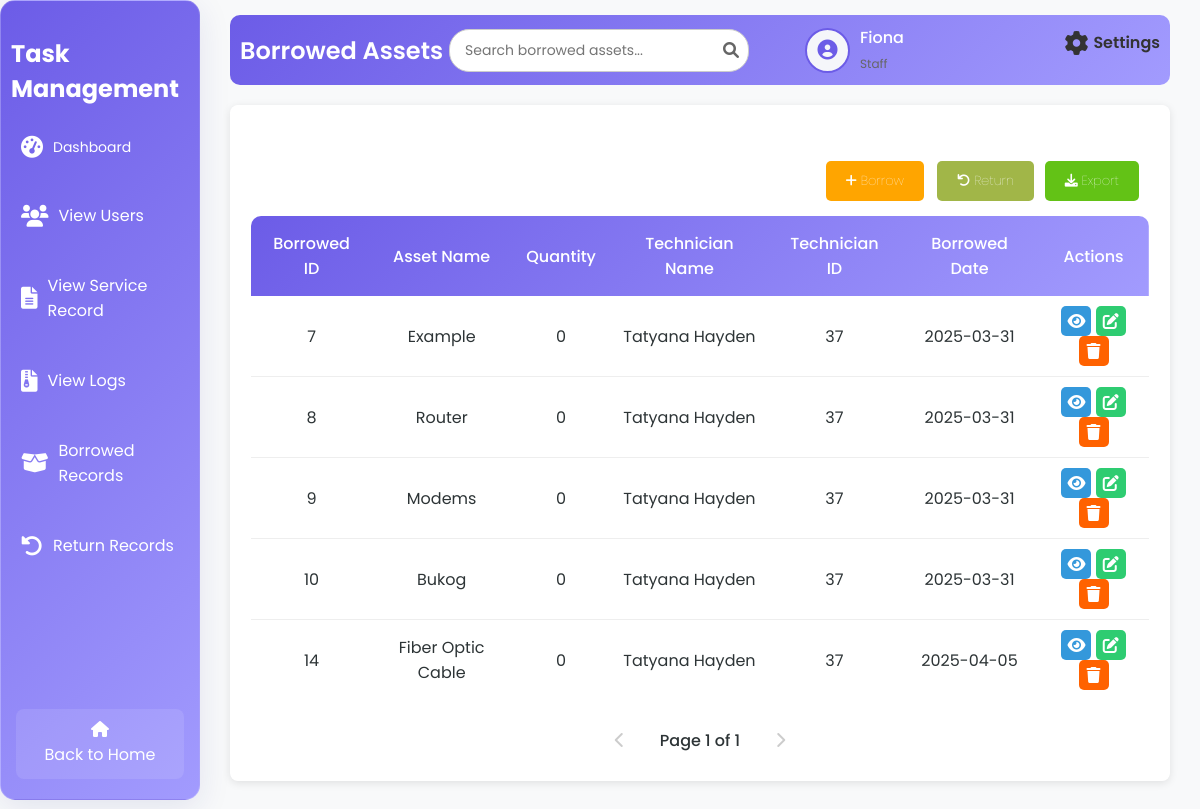
The page /borrowedT.php (signed in) on the database as committed earlier.
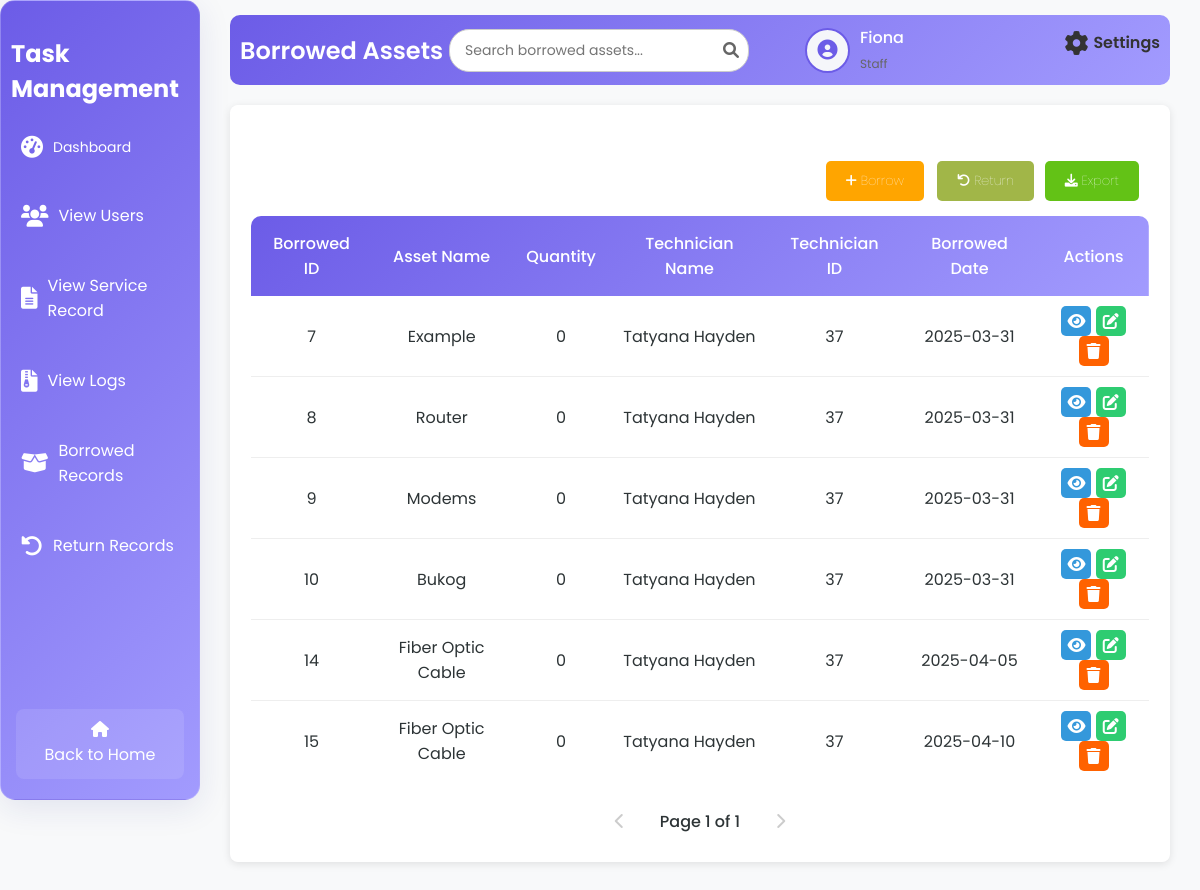
The same page on the database as committed later.
### tables this page shows
CREATE TABLE `tbl_borrowed` (
  `b_id` int(50) NOT NULL,
  `b_assets_name` varchar(100) NOT NULL,
  `b_quantity` int(50) NOT NULL,
  `b_technician_name` varchar(100) NOT NULL,
  `b_date` date NOT NULL,
  `b_technician_id` int(50) NOT NULL
);

### borrowedT.php (the view, shortened to what the changed rows need)
<?php
include 'db.php';
if ($conn) {
    $limit = 10;
    $page = isset($_GET['page']) ? (int)$_GET['page'] : 1;
    $offset = ($page - 1) * $limit;
    $sqlBorrowed = "SELECT b_id, b_assets_name, b_quantity, b_technician_name, b_technician_id, b_date
                    FROM tbl_borrowed
                    LIMIT ?, ?";
    $stmt = $conn->prepare($sqlBorrowed);
    $stmt->bind_param("ii", $offset, $limit);
    $stmt->execute();
    $resultBorrowed = $stmt->get_result();
} else {
    echo "Database connection failed.";
    exit();
}
?>
<!DOCTYPE html>
<html lang="en">
<head>
    <link rel="stylesheet" href="borrowedTA.css">
    <link rel="stylesheet" href="https://cdnjs.cloudflare.com/ajax/libs/font-awesome/6.0.0-beta3/css/all.min.css">
</head>
<body>
<div class="wrapper">
    <div class="sidebar glass-container">
        <h2>Task Management</h2>
    </div>
    <div class="container">
        <div class="upper">
            <h1>Borrowed Assets</h1>
        </div>
        <div class="table-box glass-container">
            <div class="borrowed">
                <table id="borrowedTable">
                    <thead>
                        <tr>
                            <th>Borrowed ID</th>
                            <th>Asset Name</th>
                            <th>Quantity</th>
                            <th>Technician Name</th>
                            <th>Technician ID</th>
                            <th>Borrowed Date</th>
                            <th>Actions</th>
                        </tr>
                    </thead>
                    <tbody id="tableBody">
                        <?php
                        if ($resultBorrowed && $resultBorrowed->num_rows > 0) {
                            while ($row = $resultBorrowed->fetch_assoc()) {
                                echo "<tr>
                                        <td>{$row['b_id']}</td>
                                        <td>" . (isset($row['b_assets_name']) ? htmlspecialchars($row['b_assets_name'], ENT_QUOTES, 'UTF-8') : 'N/A') . "</td>
                                        <td>{$row['b_quantity']}</td>
                                        <td>{$row['b_technician_name']}</td>
                                        <td>{$row['b_technician_id']}</td>
                                        <td>{$row['b_date']}</td>
                                        <td>
                                            <a class='view-btn' onclick=\"showViewModal('{$row['b_id']}', '" . htmlspecialchars($row['b_assets_name'], ENT_QUOTES, 'UTF-8') . "', '{$row['b_quantity']}', '{$row['b_technician_name']}', '{$row['b_technician_id']}', '{$row['b_date']}')\" title='View'><i class='fas fa-eye'></i></a>
                                            <a href='editR.php?id={$row['b_id']}' class='edit-btn' title='Edit'><i class='fas fa-edit'></i></a>
                                            <a href='#' class='delete-btn' onclick='showDeleteModal({$row['b_id']})' title='Delete'><i class='fas fa-trash'></i></a>
                                        </td>
                                      </tr>";
                            }
                        } else {
                            echo "<tr><td colspan='7'>No borrowed assets found.</td></tr>";
                        }
                        ?>
                    </tbody>
                </table>
            </div>
        </div>
    </div>
</div>
</body>
</html>

Rows that differ between the two databases and show on the page:
added tbl_borrowed: b_id "15", b_assets_name "Fiber Optic Cable", b_quantity "0", b_technician_name "Tatyana Hayden", b_technician "37", b_date "2025-04-10"
